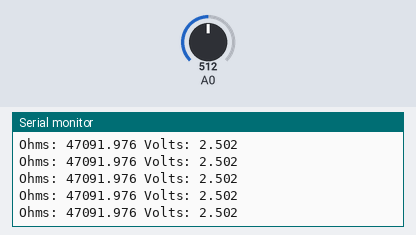
The sketch below on a simulated Arduino Uno, built with avr-gcc and run on an emulated ATmega328P. Shown: the last lines printed to the serial monitor. Inputs (shaded band) come from the test bench; at power-on: A0 = 512.

Above: at 1.2 s.
1.3 s: A0 set to 1015
At 1.57 s:
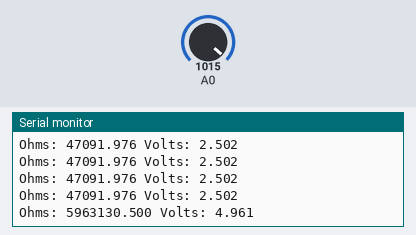
2.8 s: A0 set to 1023
At 2.98 s:
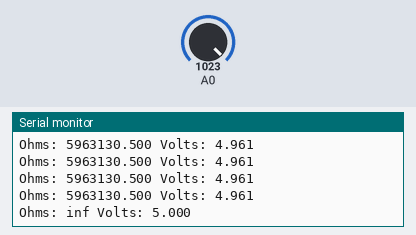

The sketch:

Ohm_Meter.ino
```cpp
float r;

void setup() {
  pinMode(A0, INPUT);
  Serial.begin(9600);
}

void loop () {
  float v = analogRead(A0);
  v *= 5.0/1023.0;
  r = (47000.0*v)/(5.0-v);
  Serial.print("Ohms: ");
  Serial.print(r,3);
  Serial.print(" Volts: ");
  Serial.println(v,3);
  delay(200);
}
```

Measured:
- the behaviour switches between 1022 and 1023 on A0 (found by bisection; images 1 and 2)
- after the input at 1.3 s, the serial monitor: prints a new line after 0.11 s (image 1)
- after the input at 2.8 s, the serial monitor: prints a new line at once (image 2)
